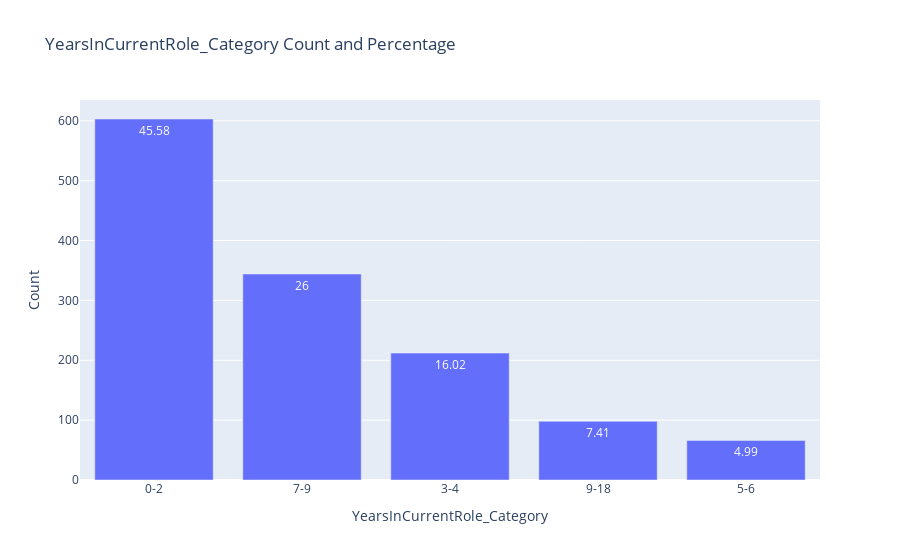

Here is the notebook cell this chart was saved with:
### Code cell
# Display descriptive statistics of 'YearsInCurrentRole' column
print("Descriptive statistics of 'YearsInCurrentRole' column:")
print(data['YearsInCurrentRole'].describe())

# Categorize 'YearsInCurrentRole' into '0-2', '3-4', '5-6', '7-9', '9-max' categories
data['YearsInCurrentRole_Category'] = pd.cut(data['YearsInCurrentRole'], bins=[-1, 2, 4, 6, 9, data['YearsInCurrentRole'].max()], labels=['0-2', '3-4', '5-6', '7-9', f'9-{data["YearsInCurrentRole"].max()}'])

# Display data with 'YearsInCurrentRole' and 'YearsInCurrentRole_Category' columns
print("\nData with 'YearsInCurrentRole' and 'YearsInCurrentRole_Category' columns:")
print(data[['YearsInCurrentRole', 'YearsInCurrentRole_Category']].head(10))

# Display count and percentage of each category in 'YearsInCurrentRole_Category' column
cat_summary_plotly(data, 'YearsInCurrentRole_Category')

### Figure 1 — Plotly figure (JSON) as saved in the notebook; plotly's stock layout.template omitted (floating-point values rounded to 4 significant figures)
{"data": [{"alignmentgroup": "True", "hovertemplate": "YearsInCurrentRole_Category=%{x}<br>Count=%{y}<br>Percentage=%{text}<extra></extra>", "legendgroup": "", "marker": {"color": "#636efa", "pattern": {"shape": ""}}, "name": "", "offsetgroup": "", "orientation": "v", "showlegend": false, "text": [45.58, 26, 16.02, 7.41, 4.99], "textposition": "auto", "type": "bar", "x": ["0-2", "7-9", "3-4", "9-18", "5-6"], "xaxis": "x", "y": [603, 344, 212, 98, 66], "yaxis": "y"}], "layout": {"barmode": "relative", "legend": {"tracegroupgap": 0}, "title": {"text": "YearsInCurrentRole_Category Count and Percentage"}, "xaxis": {"anchor": "y", "domain": [0, 1], "title": {"text": "YearsInCurrentRole_Category"}}, "yaxis": {"anchor": "x", "domain": [0, 1], "title": {"text": "Count"}}}}
